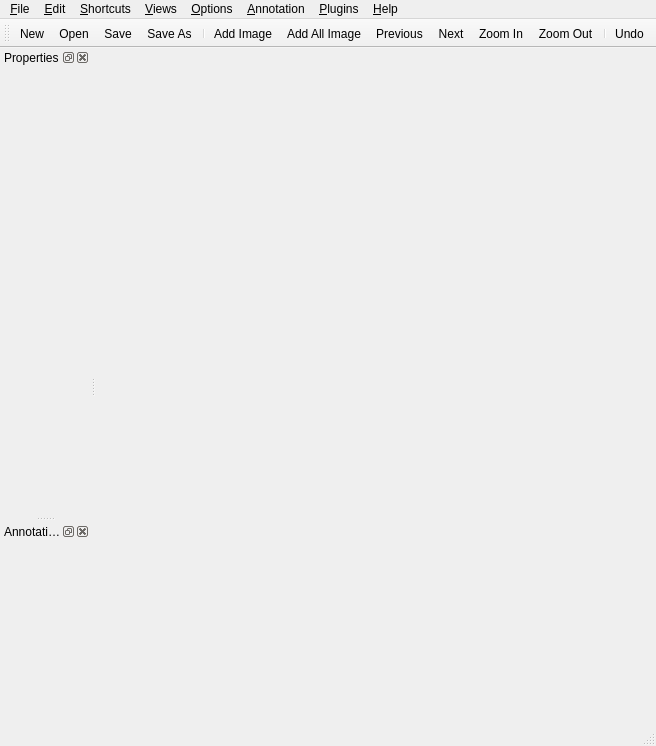
<?xml version="1.0" encoding="UTF-8"?>
<ui version="4.0">
 <class>MainWindow</class>
 <widget class="QMainWindow" name="MainWindow">
  <property name="geometry">
   <rect>
    <x>0</x>
    <y>0</y>
    <width>656</width>
    <height>746</height>
   </rect>
  </property>
  <property name="windowTitle">
   <string>sloth</string>
  </property>
  <property name="windowIcon">
   <iconset resource="icons.qrc">
    <normaloff>:/icons/sloth.svg</normaloff>:/icons/sloth.svg</iconset>
  </property>
  <widget class="QWidget" name="centralWidget"/>
  <widget class="QMenuBar" name="menubar">
   <property name="geometry">
    <rect>
     <x>0</x>
     <y>0</y>
     <width>656</width>
     <height>26</height>
    </rect>
   </property>
   <widget class="QMenu" name="menuFile">
    <property name="title">
     <string>&amp;File</string>
    </property>
    <addaction name="actionNew"/>
    <addaction name="actionOpen"/>
    <addaction name="actionSave"/>
    <addaction name="actionSave_As"/>
    <addaction name="separator"/>
    <addaction name="actionExit"/>
   </widget>
   <widget class="QMenu" name="menu_Edit">
    <property name="title">
     <string>&amp;Edit</string>
    </property>
    <addaction name="action_Add_Image"/>
    <addaction name="action_Add_All_Image"/>
    <addaction name="actionAdd_Json"/>
    <addaction name="actionAdd_All_Json"/>
   </widget>
   <widget class="QMenu" name="menu_Views">
    <property name="title">
     <string>&amp;Views</string>
    </property>
    <addaction name="actionLocked"/>
   </widget>
   <widget class="QMenu" name="menu_Help">
    <property name="title">
     <string>&amp;Help</string>
    </property>
    <addaction name="action_About"/>
   </widget>
   <widget class="QMenu" name="menuPlugins">
    <property name="title">
     <string>&amp;Plugins</string>
    </property>
   </widget>
   <widget class="QMenu" name="menuShortcuts">
    <property name="title">
     <string>&amp;Shortcuts</string>
    </property>
   </widget>
   <widget class="QMenu" name="menuOptions">
    <property name="title">
     <string>&amp;Options</string>
    </property>
   </widget>
   <widget class="QMenu" name="menuAnnotation">
    <property name="title">
     <string>&amp;Annotation</string>
    </property>
   </widget>
   <addaction name="menuFile"/>
   <addaction name="menu_Edit"/>
   <addaction name="menuShortcuts"/>
   <addaction name="menu_Views"/>
   <addaction name="menuOptions"/>
   <addaction name="menuAnnotation"/>
   <addaction name="menuPlugins"/>
   <addaction name="menu_Help"/>
  </widget>
  <widget class="QStatusBar" name="statusbar"/>
  <widget class="QToolBar" name="toolBar">
   <property name="windowTitle">
    <string>Toolbar</string>
   </property>
   <attribute name="toolBarArea">
    <enum>TopToolBarArea</enum>
   </attribute>
   <attribute name="toolBarBreak">
    <bool>false</bool>
   </attribute>
   <addaction name="actionNew"/>
   <addaction name="actionOpen"/>
   <addaction name="actionSave"/>
   <addaction name="actionSave_As"/>
   <addaction name="separator"/>
   <addaction name="action_Add_Image"/>
   <addaction name="action_Add_All_Image"/>
   <addaction name="actionPrevious"/>
   <addaction name="actionNext"/>
   <addaction name="actionZoom_In"/>
   <addaction name="actionZoom_Out"/>
   <addaction name="separator"/>
   <addaction name="action_Undo"/>
  </widget>
  <widget class="QDockWidget" name="dockProperties">
   <property name="enabled">
    <bool>true</bool>
   </property>
   <property name="minimumSize">
    <size>
     <width>90</width>
     <height>44</height>
    </size>
   </property>
   <property name="windowTitle">
    <string>Properties</string>
   </property>
   <attribute name="dockWidgetArea">
    <number>1</number>
   </attribute>
   <widget class="QWidget" name="dockPropertiesContents"/>
  </widget>
  <widget class="QDockWidget" name="dockAnnotations">
   <property name="windowTitle">
    <string>Annotations</string>
   </property>
   <attribute name="dockWidgetArea">
    <number>1</number>
   </attribute>
   <widget class="QWidget" name="dockAnnotationsContents"/>
  </widget>
  <action name="actionOpen">
   <property name="icon">
    <iconset resource="icons.qrc">
     <normaloff>:/icons/folder_table.png</normaloff>:/icons/folder_table.png</iconset>
   </property>
   <property name="text">
    <string>&amp;Open</string>
   </property>
   <property name="statusTip">
    <string>Open existing annotation file</string>
   </property>
   <property name="shortcut">
    <string>Ctrl+O</string>
   </property>
  </action>
  <action name="actionNew">
   <property name="icon">
    <iconset resource="icons.qrc">
     <normaloff>:/icons/page_white_text.png</normaloff>:/icons/page_white_text.png</iconset>
   </property>
   <property name="text">
    <string>&amp;New</string>
   </property>
   <property name="statusTip">
    <string>Create new annotation file</string>
   </property>
  </action>
  <action name="actionSave">
   <property name="icon">
    <iconset resource="icons.qrc">
     <normaloff>:/icons/disk.png</normaloff>:/icons/disk.png</iconset>
   </property>
   <property name="text">
    <string>&amp;Save</string>
   </property>
   <property name="shortcut">
    <string>Ctrl+S</string>
   </property>
  </action>
  <action name="actionExit">
   <property name="icon">
    <iconset resource="icons.qrc">
     <normaloff>:/icons/door_in.png</normaloff>:/icons/door_in.png</iconset>
   </property>
   <property name="text">
    <string>&amp;Exit</string>
   </property>
   <property name="menuRole">
    <enum>QAction::QuitRole</enum>
   </property>
  </action>
  <action name="action_Add_Image">
   <property name="icon">
    <iconset resource="icons.qrc">
     <normaloff>:/icons/picture_add.png</normaloff>:/icons/picture_add.png</iconset>
   </property>
   <property name="text">
    <string>&amp;Add Image</string>
   </property>
   <property name="shortcut">
    <string>Ctrl+I</string>
   </property>
  </action>
  <action name="action_Add_All_Image">
   <property name="icon">
    <iconset resource="icons.qrc">
     <normaloff>:/icons/picture_add.png</normaloff>:/icons/picture_add.png</iconset>
   </property>
   <property name="text">
    <string>&amp;Add All Image</string>
   </property>
  </action>
  <action name="actionNext">
   <property name="icon">
    <iconset resource="icons.qrc">
     <normaloff>:/icons/arrow_right.png</normaloff>:/icons/arrow_right.png</iconset>
   </property>
   <property name="text">
    <string>Next</string>
   </property>
  </action>
  <action name="actionPrevious">
   <property name="icon">
    <iconset resource="icons.qrc">
     <normaloff>:/icons/arrow_left.png</normaloff>:/icons/arrow_left.png</iconset>
   </property>
   <property name="text">
    <string>Previous</string>
   </property>
  </action>
  <action name="actionZoom_In">
   <property name="icon">
    <iconset resource="icons.qrc">
     <normaloff>:/icons/zoom_in.png</normaloff>:/icons/zoom_in.png</iconset>
   </property>
   <property name="text">
    <string>Zoom In</string>
   </property>
  </action>
  <action name="actionZoom_Out">
   <property name="icon">
    <iconset resource="icons.qrc">
     <normaloff>:/icons/zoom_out.png</normaloff>:/icons/zoom_out.png</iconset>
   </property>
   <property name="text">
    <string>Zoom Out</string>
   </property>
  </action>
  <action name="actionMask">
   <property name="checkable">
    <bool>true</bool>
   </property>
   <property name="text">
    <string>Mask</string>
   </property>
   <property name="shortcut">
    <string>M</string>
   </property>
  </action>
  <action name="actionSelection">
   <property name="checkable">
    <bool>true</bool>
   </property>
   <property name="text">
    <string>Selection</string>
   </property>
   <property name="shortcut">
    <string>S</string>
   </property>
  </action>
  <action name="actionRectangle">
   <property name="checkable">
    <bool>true</bool>
   </property>
   <property name="text">
    <string>Rectangle</string>
   </property>
   <property name="shortcut">
    <string>R</string>
   </property>
  </action>
  <action name="actionSave_As">
   <property name="icon">
    <iconset resource="icons.qrc">
     <normaloff>:/icons/disk_multiple.png</normaloff>:/icons/disk_multiple.png</iconset>
   </property>
   <property name="text">
    <string>Save &amp;As</string>
   </property>
  </action>
  <action name="action_About">
   <property name="text">
    <string>&amp;About</string>
   </property>
  </action>
  <action name="actionPoint">
   <property name="checkable">
    <bool>true</bool>
   </property>
   <property name="text">
    <string>Point</string>
   </property>
   <property name="shortcut">
    <string>P</string>
   </property>
  </action>
  <action name="actionLocked">
   <property name="checkable">
    <bool>true</bool>
   </property>
   <property name="text">
    <string>&amp;Locked</string>
   </property>
  </action>
  <action name="actionAdd_All_Json">
   <property name="icon">
    <iconset resource="icons.qrc">
     <normaloff>:/icons/picture_add.png</normaloff>:/icons/picture_add.png</iconset>
   </property>
   <property name="text">
    <string>Add All Json</string>
   </property>
  </action>
  <action name="actionAdd_Json">
   <property name="icon">
    <iconset resource="icons.qrc">
     <normaloff>:/icons/picture_add.png</normaloff>:/icons/picture_add.png</iconset>
   </property>
   <property name="text">
    <string>Add Json</string>
   </property>
  </action>
  <action name="action_Undo">
   <property name="text">
    <string>Undo</string>
   </property>
   <property name="toolTip">
    <string>Undo</string>
   </property>
   <property name="shortcut">
    <string>Ctrl+Z</string>
   </property>
  </action>
 </widget>
 <resources>
  <include location="icons.qrc"/>
 </resources>
 <connections/>
</ui>
